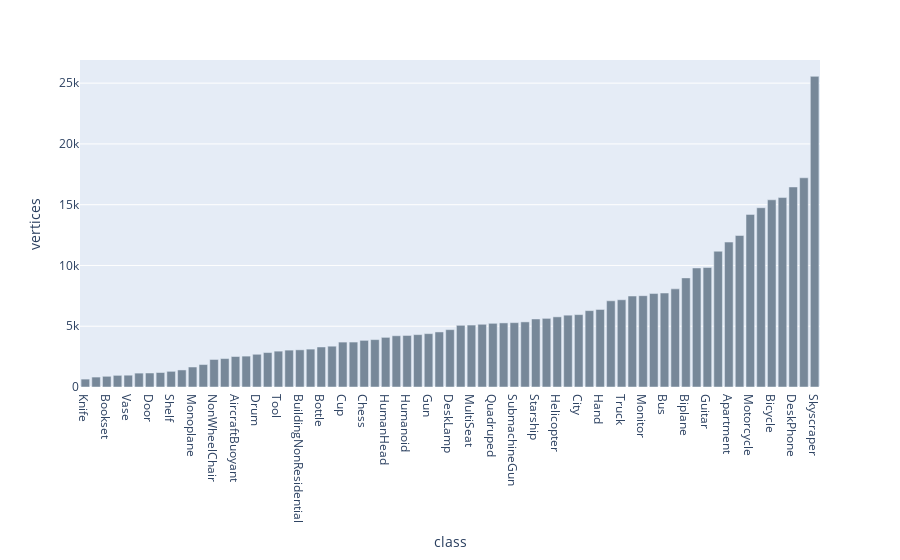
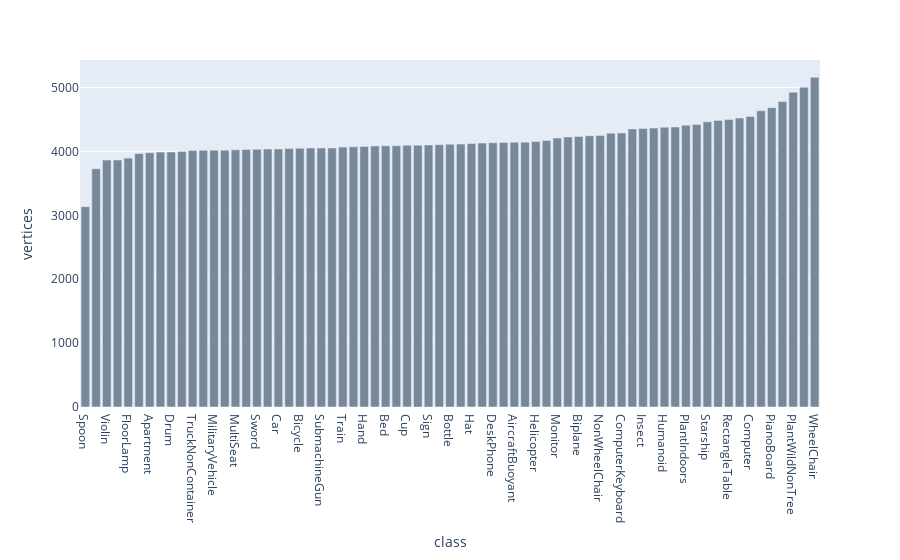
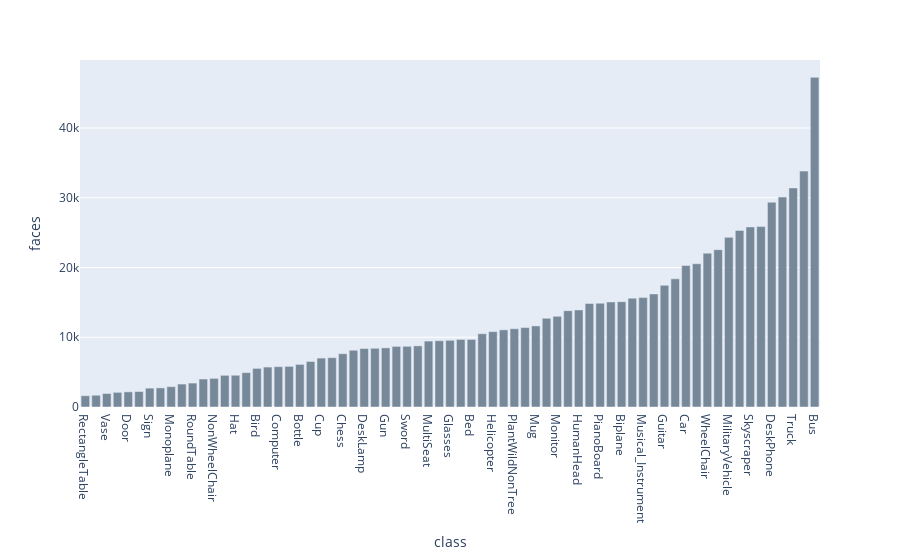
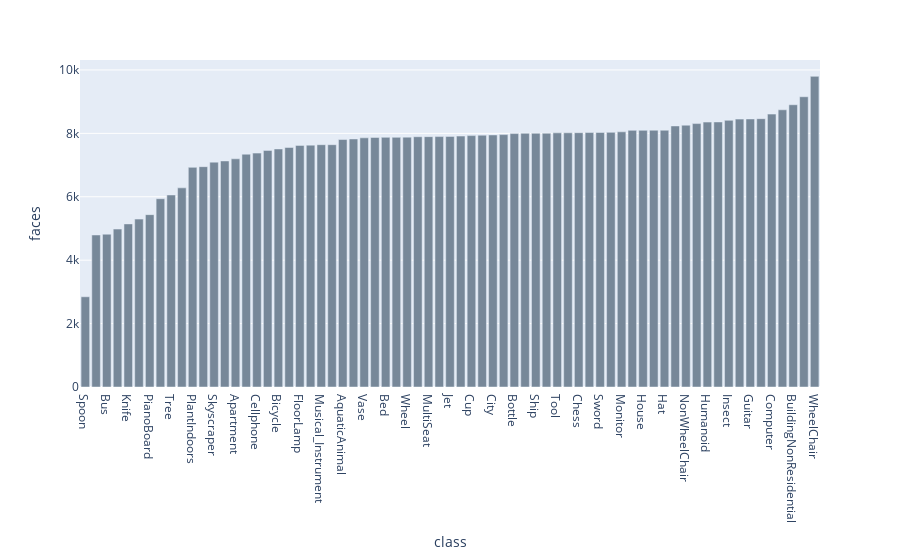

Source (notebook cell) for these figures, in order:
### Code cell
# [Comparative info] Avg vertices before and after
df_mean_bar = df[["vertices", "faces", "class"]].groupby("class").mean().sort_values(["vertices", "faces"])
fig = px.bar(df_mean_bar, x=df_mean_bar.index, y='vertices')
fig.update_traces(marker_color='lightslategray')
fig.show()

df_mean_bar_resampled = df_resampled[["vertices", "faces", "class"]].groupby("class").mean().sort_values(["vertices", "faces"])
fig = px.bar(df_mean_bar_resampled, x=df_mean_bar_resampled.index, y='vertices')
fig.update_traces(marker_color='lightslategray')
fig.show()

# [Comparative info] Avg faces before and after
df_mean_bar = df[["vertices", "faces", "class"]].groupby("class").mean().sort_values(["faces", "vertices"])
fig = px.bar(df_mean_bar, x=df_mean_bar.index, y='faces')
fig.update_traces(marker_color='lightslategray')
fig.show()

df_mean_bar_resampled = df_resampled[["vertices", "faces", "class"]].groupby("class").mean().sort_values(["faces", "vertices"])
fig = px.bar(df_mean_bar_resampled, x=df_mean_bar_resampled.index, y='faces')
fig.update_traces(marker_color='lightslategray')
fig.show()

### Figure 1 — Plotly figure (JSON) as saved in the notebook; plotly's stock layout.template omitted (floating-point values rounded to 4 significant figures)
{"data": [{"alignmentgroup": "True", "hovertemplate": "class=%{x}<br>vertices=%{y}<extra></extra>", "legendgroup": "", "marker": {"color": "lightslategray", "pattern": {"shape": ""}}, "name": "", "offsetgroup": "", "orientation": "v", "showlegend": false, "textposition": "auto", "type": "bar", "x": ["Knife", "RectangleTable", "Bookset", "Spoon", "Vase", "Jet", "Door", "Wheel", "Shelf", "Sign", "Monoplane", "RoundTable", "NonWheelChair", "Hat", "AircraftBuoyant", "PianoBoard", "Drum", "Bird", "Tool", "ClassicPiano", "BuildingNonResidential", "Computer", "Bottle", "Violin", "Cup", "Insect", "Chess", "Fish", "HumanHead", "AquaticAnimal", "Humanoid", "ComputerKeyboard", "Gun", "Sword", "DeskLamp", "Ship", "MultiSeat", "Glasses", "Quadruped", "Train", "SubmachineGun", "Bed", "Starship", "TruckNonContainer", "Helicopter", "Mug", "City", "FloorLamp", "Hand", "Rocket", "Truck", "House", "Monitor", "PlantWildNonTree", "Bus", "Musical_Instrument", "Biplane", "Cellphone", "Guitar", "Car", "Apartment", "WheelChair", "Motorcycle", "MilitaryVehicle", "Bicycle", "Tree", "DeskPhone", "PlantIndoors", "Skyscraper"], "xaxis": "x", "y": [649.8, 816.6, 880.2, 958.5, 971.0, 1142.0, 1151.0, 1192.0, 1289.0, 1402.0, 1644, 1848.0, 2264.0, 2339.0, 2509.0, 2542.0, 2692.0, 2836.0, 2951.0, 3035.0, 3058.0, 3118.0, 3292.0, 3357.0, 3695.0, 3698.0, 3837.0, 3898.0, 4085.0, 4216.0, 4240.0, 4308.0, 4391.0, 4529.0, 4718.0, 5076.0, 5096, 5161.0, 5240.0, 5273.0, 5295.0, 5357.0, 5596.0, 5646.0, 5772.0, 5909.0, 5955.0, 6284.0, 6380.0, 7092.0, 7176.0, 7485.0, 7513.0, 7688.0, 7732.0, 8074.0, 8978.0, 9793.0, 9831.0, 11170.0, 11920.0, 12465, 14200.0, 14750.0, 15400.0, 15590.0, 16460.0, 17210.0, 25559], "yaxis": "y"}], "layout": {"barmode": "relative", "legend": {"tracegroupgap": 0}, "margin": {"t": 60}, "xaxis": {"anchor": "y", "domain": [0, 1], "title": {"text": "class"}}, "yaxis": {"anchor": "x", "domain": [0, 1], "title": {"text": "vertices"}}}}

### Figure 2 — Plotly figure (JSON) as saved in the notebook; plotly's stock layout.template omitted (floating-point values rounded to 4 significant figures)
{"data": [{"alignmentgroup": "True", "hovertemplate": "class=%{x}<br>vertices=%{y}<extra></extra>", "legendgroup": "", "marker": {"color": "lightslategray", "pattern": {"shape": ""}}, "name": "", "offsetgroup": "", "orientation": "v", "showlegend": false, "textposition": "auto", "type": "bar", "x": ["Spoon", "Knife", "Violin", "Cellphone", "FloorLamp", "Motorcycle", "Apartment", "Bus", "Drum", "Musical_Instrument", "TruckNonContainer", "Skyscraper", "MilitaryVehicle", "AquaticAnimal", "MultiSeat", "RoundTable", "Sword", "Chess", "Car", "Vase", "Bicycle", "Wheel", "SubmachineGun", "Tool", "Train", "Quadruped", "Hand", "Mug", "Bed", "Bookset", "Cup", "Door", "Sign", "Shelf", "Bottle", "Rocket", "Hat", "Bird", "DeskPhone", "Glasses", "AircraftBuoyant", "Jet", "Helicopter", "Monoplane", "Monitor", "ClassicPiano", "Biplane", "HumanHead", "NonWheelChair", "DeskLamp", "ComputerKeyboard", "Ship", "Insect", "Tree", "Humanoid", "Gun", "PlantIndoors", "House", "Starship", "Guitar", "RectangleTable", "Truck", "Computer", "City", "PianoBoard", "BuildingNonResidential", "PlantWildNonTree", "Fish", "WheelChair"], "xaxis": "x", "y": [3135.0, 3729.0, 3863.0, 3866.0, 3895.0, 3966.0, 3979.0, 3989, 3990.0, 3997.0, 4015.0, 4017.0, 4019, 4019.0, 4025.0, 4031.0, 4033.0, 4037.0, 4039.0, 4044.0, 4050.0, 4052.0, 4052.0, 4054.0, 4067.0, 4071.0, 4078.0, 4086.0, 4087.0, 4089.0, 4096, 4098.0, 4101.0, 4106.0, 4112.0, 4114.0, 4124.0, 4130.0, 4135, 4140.0, 4144.0, 4145.0, 4153.0, 4170.0, 4208.0, 4226.0, 4232.0, 4245.0, 4247.0, 4284.0, 4288.0, 4351.0, 4358.0, 4365.0, 4378.0, 4382.0, 4410.0, 4420.0, 4462.0, 4485.0, 4497.0, 4521.0, 4546.0, 4636.0, 4685.0, 4781.0, 4927.0, 5005.0, 5159.0], "yaxis": "y"}], "layout": {"barmode": "relative", "legend": {"tracegroupgap": 0}, "margin": {"t": 60}, "xaxis": {"anchor": "y", "domain": [0, 1], "title": {"text": "class"}}, "yaxis": {"anchor": "x", "domain": [0, 1], "title": {"text": "vertices"}}}}

### Figure 3 — Plotly figure (JSON) as saved in the notebook; plotly's stock layout.template omitted (floating-point values rounded to 4 significant figures)
{"data": [{"alignmentgroup": "True", "hovertemplate": "class=%{x}<br>faces=%{y}<extra></extra>", "legendgroup": "", "marker": {"color": "lightslategray", "pattern": {"shape": ""}}, "name": "", "offsetgroup": "", "orientation": "v", "showlegend": false, "textposition": "auto", "type": "bar", "x": ["RectangleTable", "Shelf", "Vase", "Jet", "Door", "Wheel", "Sign", "Knife", "Monoplane", "Spoon", "RoundTable", "Rocket", "NonWheelChair", "Bookset", "Hat", "AircraftBuoyant", "Bird", "BuildingNonResidential", "Computer", "Tool", "Bottle", "Fish", "Cup", "Insect", "Chess", "AquaticAnimal", "DeskLamp", "Humanoid", "Gun", "Ship", "Sword", "City", "MultiSeat", "Quadruped", "Glasses", "SubmachineGun", "Bed", "PlantIndoors", "Helicopter", "FloorLamp", "PlantWildNonTree", "Starship", "Mug", "Hand", "Monitor", "Tree", "HumanHead", "Apartment", "PianoBoard", "House", "Biplane", "Drum", "Musical_Instrument", "ClassicPiano", "Guitar", "Cellphone", "Car", "Violin", "WheelChair", "ComputerKeyboard", "MilitaryVehicle", "Train", "Skyscraper", "Motorcycle", "DeskPhone", "Bicycle", "Truck", "TruckNonContainer", "Bus"], "xaxis": "x", "y": [1615.0, 1686.0, 1936.0, 2098.0, 2171.0, 2218.0, 2703.0, 2739.0, 2921.0, 3291, 3433.0, 4014.0, 4108.0, 4541.0, 4552.0, 4925.0, 5536.0, 5726.0, 5780.0, 5827.0, 6106.0, 6529.0, 7014.0, 7071.0, 7636.0, 8136.0, 8384.0, 8418.0, 8476.0, 8690.0, 8701.0, 8765.0, 9451, 9504.0, 9562.0, 9687.0, 9687.0, 10510.0, 10800.0, 11060.0, 11220.0, 11390.0, 11620.0, 12710.0, 13000.0, 13810.0, 13920.0, 14840.0, 14880.0, 15060.0, 15100.0, 15600.0, 15690.0, 16210.0, 17440.0, 18380.0, 20280.0, 20540.0, 22060.0, 22550.0, 24320.0, 25320.0, 25820.0, 25870.0, 29360.0, 30100.0, 31410.0, 33820.0, 47260.0], "yaxis": "y"}], "layout": {"barmode": "relative", "legend": {"tracegroupgap": 0}, "margin": {"t": 60}, "xaxis": {"anchor": "y", "domain": [0, 1], "title": {"text": "class"}}, "yaxis": {"anchor": "x", "domain": [0, 1], "title": {"text": "faces"}}}}

### Figure 4 — Plotly figure (JSON) as saved in the notebook; plotly's stock layout.template omitted (floating-point values rounded to 4 significant figures)
{"data": [{"alignmentgroup": "True", "hovertemplate": "class=%{x}<br>faces=%{y}<extra></extra>", "legendgroup": "", "marker": {"color": "lightslategray", "pattern": {"shape": ""}}, "name": "", "offsetgroup": "", "orientation": "v", "showlegend": false, "textposition": "auto", "type": "bar", "x": ["Spoon", "Drum", "Bus", "ClassicPiano", "Knife", "Bookset", "PianoBoard", "TruckNonContainer", "Tree", "ComputerKeyboard", "PlantIndoors", "Train", "Skyscraper", "HumanHead", "Apartment", "MilitaryVehicle", "Cellphone", "RoundTable", "Bicycle", "Motorcycle", "FloorLamp", "Car", "Musical_Instrument", "SubmachineGun", "AquaticAnimal", "Mug", "Vase", "Helicopter", "Bed", "Shelf", "Wheel", "PlantWildNonTree", "MultiSeat", "DeskPhone", "Jet", "AircraftBuoyant", "Cup", "Door", "City", "Glasses", "Bottle", "Monoplane", "Ship", "Quadruped", "Tool", "Sign", "Chess", "Rocket", "Sword", "Biplane", "Monitor", "Bird", "House", "Hand", "Hat", "DeskLamp", "NonWheelChair", "Truck", "Humanoid", "Starship", "Insect", "Gun", "Guitar", "RectangleTable", "Computer", "Fish", "BuildingNonResidential", "Violin", "WheelChair"], "xaxis": "x", "y": [2846.0, 4795.0, 4820.0, 4981.0, 5145.0, 5296.0, 5437.0, 5939.0, 6057.0, 6281.0, 6928.0, 6950.0, 7092.0, 7130.0, 7197.0, 7343.0, 7377, 7463.0, 7508.0, 7555.0, 7620.0, 7629.0, 7642.0, 7642.0, 7806.0, 7823.0, 7859.0, 7872.0, 7875, 7875.0, 7881.0, 7894.0, 7896.0, 7898.0, 7905.0, 7914.0, 7929.0, 7943.0, 7950, 7961.0, 7993.0, 8001.0, 8002.0, 8004.0, 8016.0, 8018.0, 8021.0, 8026, 8028.0, 8032.0, 8049.0, 8095.0, 8096.0, 8099, 8099.0, 8234.0, 8258.0, 8309.0, 8355.0, 8360.0, 8412.0, 8450.0, 8455.0, 8464.0, 8607.0, 8743.0, 8903.0, 9154.0, 9798.0], "yaxis": "y"}], "layout": {"barmode": "relative", "legend": {"tracegroupgap": 0}, "margin": {"t": 60}, "xaxis": {"anchor": "y", "domain": [0, 1], "title": {"text": "class"}}, "yaxis": {"anchor": "x", "domain": [0, 1], "title": {"text": "faces"}}}}
